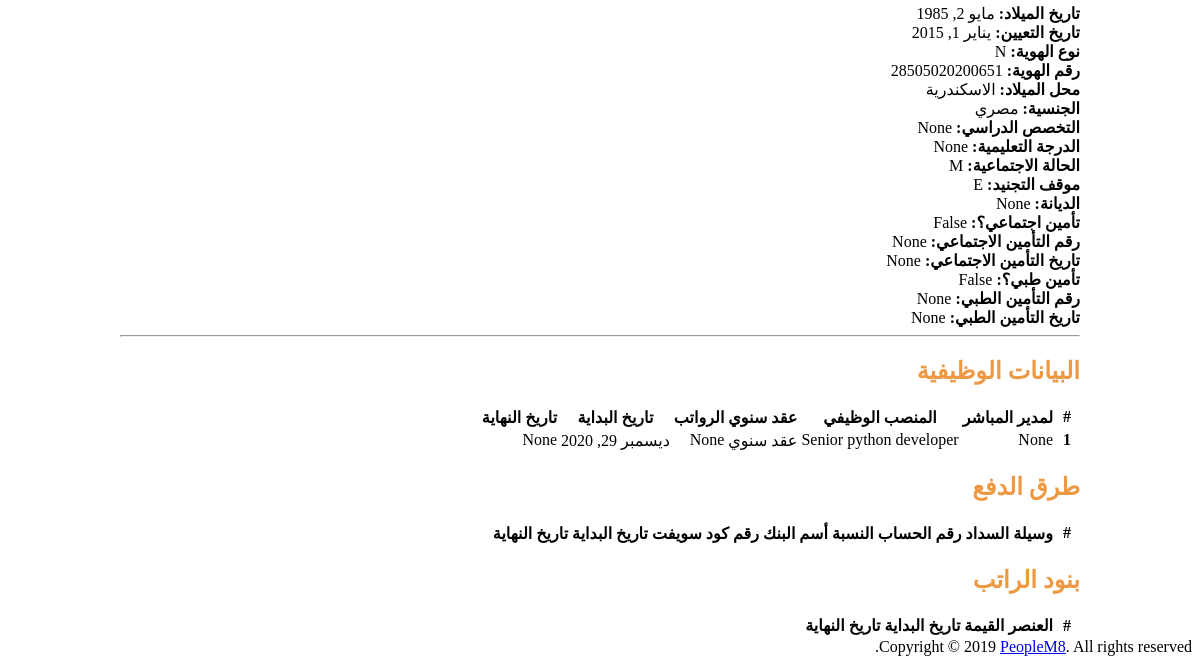
/emp/employee/view/1/ (signed in, lower part), run on an earlier commit of the app's database.
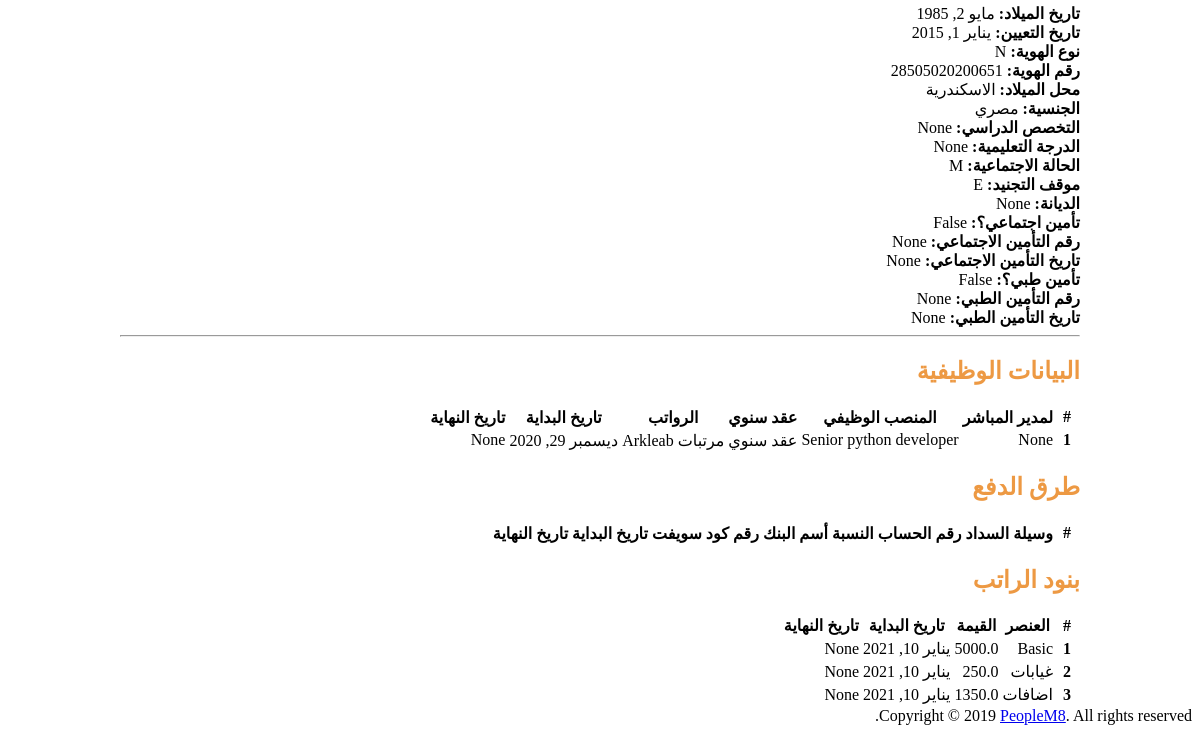
And on a later commit of the database.
### employee/models.py (models this page shows, shortened)
class JobRoll(models.Model):
    emp_type_list = [("A", _("Admin")),
                     ("E", _("Employee"))]
    emp_id = models.ForeignKey(Employee, on_delete=models.CASCADE,
                               null=True, blank=True, related_name='job_roll_emp_id', verbose_name=_('Employee'))
    manager = models.ForeignKey(
        Employee, on_delete=models.CASCADE, null=True, blank=True, related_name='manager_id', verbose_name=_('Manager'))
    position = models.ForeignKey(
        Position, on_delete=models.CASCADE, null=True, blank=True, verbose_name=_('Position'))
    contract_type = models.ForeignKey(LookupDet, on_delete=models.CASCADE, null=True, blank=True,
                                      related_name='jobroll_contract_type', verbose_name=_('Contract Type'))
    payroll = models.ForeignKey(Payroll_Master, on_delete=models.CASCADE, null=True, blank=True,
                                verbose_name=_('Payroll'))
    start_date = models.DateField(
        auto_now=False, auto_now_add=False, default=date.today, verbose_name=_('Start Date'))
    end_date = models.DateField(
        auto_now=False, auto_now_add=False, blank=True, null=True, verbose_name=_('End Date'))
    created_by = models.ForeignKey(
        settings.AUTH_USER_MODEL, blank=False, on_delete=models.CASCADE, related_name="jobRoll_created_by")
    creation_date = models.DateField(auto_now=True, auto_now_add=False)
    last_update_by = models.ForeignKey(
        settings.AUTH_USER_MODEL, blank=True, null=True, on_delete=models.CASCADE,
        related_name="jobroll_last_updated_by")
    last_update_date = models.DateField(auto_now=False, auto_now_add=True)

class Employee_Element(models.Model):
    emp_id = models.ForeignKey(Employee, on_delete=models.CASCADE, verbose_name=_('Employee'))
    element_id = models.ForeignKey(element_definition.models.Element, on_delete=models.CASCADE, verbose_name=_('Pay'))
    element_value =  models.FloatField(default=0.0, null=True, blank=True,verbose_name=_('Pay Value'))
    start_date = models.DateField(auto_now=False, auto_now_add=False, default=date.today, verbose_name=_('Start Date'))
    end_date = models.DateField(auto_now=False, auto_now_add=False, blank=True, null=True, verbose_name=_('End Date'))
    created_by = models.ForeignKey(settings.AUTH_USER_MODEL, blank=False, on_delete=models.CASCADE,
                                   related_name="emp_element_created_by")
    creation_date = models.DateField(auto_now=True, auto_now_add=False)
    last_update_by = models.ForeignKey(settings.AUTH_USER_MODEL, blank=True, null=True, on_delete=models.CASCADE,
                                       related_name="emp_element_last_update_by")
    last_update_date = models.DateField(auto_now=False, auto_now_add=True)

### company/models.py (models this page shows)
class Position(models.Model):
    job = models.ForeignKey(Job, on_delete=models.CASCADE, null=True, blank=True, related_name='position_job_fk',
                            verbose_name=_('Job'))
    department = models.ForeignKey(Department, on_delete=models.CASCADE, null=True, blank=True,
                                   related_name='position_dept_fk', verbose_name=_('Department'))
    grade = models.ForeignKey(Grade, on_delete=models.CASCADE, null=True, blank=True, related_name='position_grade_fk',
                              verbose_name=_('Grade'))
    position_name = models.CharField(max_length=100, verbose_name=_('Position Name'))
    position_description = models.CharField(max_length=255, null=True, blank=True,
                                            verbose_name=_('Position Description'))
    objects = PositionManager()
    start_date = models.DateField(auto_now=False, auto_now_add=False, default=date.today, verbose_name=_('Start Date'))
    end_date = models.DateField(auto_now=False, auto_now_add=False, blank=True, null=True, verbose_name=_('End Date'))
    created_by = models.ForeignKey(settings.AUTH_USER_MODEL, blank=False, on_delete=models.CASCADE,
                                   related_name="position_created_by")
    creation_date = models.DateField(auto_now=True, auto_now_add=False)
    last_update_by = models.ForeignKey(settings.AUTH_USER_MODEL, blank=False, on_delete=models.CASCADE,
                                       related_name="position_last_update_by")
    last_update_date = models.DateField(auto_now=False, auto_now_add=True)
    attribute1 = models.CharField(max_length=255)
    attribute2 = models.CharField(max_length=255)
    attribute3 = models.CharField(max_length=255)
    attribute4 = models.CharField(max_length=255)
    attribute5 = models.CharField(max_length=255)
    attribute6 = models.CharField(max_length=255)
    attribute7 = models.CharField(max_length=255)
    attribute8 = models.CharField(max_length=255)
    attribute9 = models.CharField(max_length=255)
    attribute10 = models.CharField(max_length=255)
    attribute11 = models.CharField(max_length=255)
    attribute12 = models.CharField(max_length=255)
    attribute13 = models.CharField(max_length=255)
    attribute14 = models.CharField(max_length=255)
    attribute15 = models.CharField(max_length=255)
    def __str__(self):
        return self.position_name

### defenition/models.py (models this page shows)
class LookupDet(models.Model):
    lookup_type_fk = models.ForeignKey(LookupType, on_delete=models.CASCADE, related_name='lookup_type_fk',
                                       verbose_name=_('Lookup Type'))
    name = models.CharField(max_length=50, verbose_name=_('Name'))
    code = models.CharField(max_length=50, verbose_name=_('Code'))
    description = models.CharField(max_length=255, null=True, blank=True, verbose_name=_('Description'))
    start_date = models.DateField(auto_now=False, auto_now_add=False, default=date.today, verbose_name=_('Start Date'))
    end_date = models.DateField(auto_now=False, auto_now_add=False, blank=True, null=True, verbose_name=_('End Date'))
    created_by = models.ForeignKey(settings.AUTH_USER_MODEL, blank=False, on_delete=models.CASCADE,
                                   related_name="lookup_det_created_by")
    creation_date = models.DateField(auto_now=True, auto_now_add=False)
    last_update_by = models.ForeignKey(settings.AUTH_USER_MODEL, null=True, blank=True, on_delete=models.CASCADE,
                                       related_name="lookup_det_last_update_by")
    last_update_date = models.DateField(auto_now=False, auto_now_add=True)
    def __str__(self):
        return self.name

### manage_payroll/models.py (models this page shows)
class Payroll_Master(models.Model):
    enterprise = models.ForeignKey(Enterprise, on_delete=models.CASCADE,related_name='payroll_enterprise', verbose_name=_('Enterprise Name'))
    first_pay_period	=	models.DateField(auto_now=False, auto_now_add=False,verbose_name=_('First Pay Period'))
    payroll_name	=	models.CharField(max_length=255,verbose_name=_('Payroll Name'))
    payment_method = models.ForeignKey(Payment_Type, on_delete=models.CASCADE,verbose_name=_('Payment Method'))
    period_type	=	models.ForeignKey(LookupDet, on_delete=models.CASCADE,verbose_name=_('Period Type'))
    social_insurance = models.ForeignKey(InsuranceRule, on_delete=models.CASCADE, verbose_name=_('Social Insurance'))  # Deductions
    tax_rule = models.ForeignKey(TaxRule, on_delete=models.CASCADE, verbose_name=_('Tax Rule'))  # Deductions
    start_date	=	models.DateField(auto_now=False, auto_now_add=False, default=date.today,verbose_name=_('Start Date'))
    end_date	=	models.DateField(auto_now=False, auto_now_add=False, blank=True, null=True,verbose_name=_('End Date'))
    created_by	=	models.IntegerField(default=0)
    creation_date	=	models.DateField(auto_now=True, auto_now_add=False)
    last_update_by	=	models.IntegerField(default=0)
    last_update_date	=	models.DateField(auto_now=False, auto_now_add=True)
    def __str__(self):
        return  self.payroll_name

### element_definition/models.py (models this page shows)
class Element(models.Model):
    amount_type_choices = [('fixed amount', 'Amount'), ('percentage', 'Percentage'), ('days', 'Days'),
                           ('hrs', 'Hrs'), ('months', 'Months')]
    element_type_choices = [('payslip based', 'Payslip based'), ('global value', 'Global value'),
                            ('formula', 'Formula')]
    scheduled_pay_choices = [('yearly', 'Yearly'),
                             ('monthly', 'Monthly'), ('weekly', 'Weekly')]
    enterprise = models.ForeignKey(Enterprise, on_delete=models.CASCADE, related_name='enterprise_salary_elements',
                                   verbose_name=_('Enterprise Name'))
    classification = models.ForeignKey(LookupDet, on_delete=models.CASCADE,
                                       related_name='element_lookup_classification', verbose_name=_('classification'),
                                       blank=True, null=True)
    element_name = models.CharField(max_length=100, verbose_name=_('Pay Name'))
    db_name = models.CharField(
        max_length=4, null=True, blank=True, verbose_name=_('db Name'))
    code = models.CharField(max_length=50, null=True,
                            blank=True, verbose_name=_('code'))
    element_type = models.CharField(
        max_length=100, choices=element_type_choices)
    amount_type = models.CharField(max_length=100, choices=amount_type_choices, null=True, blank=True)
    fixed_amount = models.DecimalField(max_digits=10, decimal_places=2, verbose_name=_('Amount'), null=True,
                                       blank=True, )
    element_formula = models.TextField(
        max_length=255, null=True, blank=True, verbose_name=_('Formula'))
    based_on = models.ForeignKey(
        'self', on_delete=models.CASCADE, null=True, blank=True, )
    appears_on_payslip = models.BooleanField(
        verbose_name=_('Appears on payslip'), default=True)
    sequence = models.IntegerField(null=True, blank=True, )
    tax_flag = models.BooleanField(verbose_name=_('Tax Flag'), default=False)
    scheduled_pay = models.CharField(
        max_length=100, choices=scheduled_pay_choices)
    start_date = models.DateField(
        auto_now=False, auto_now_add=False, default=date.today, verbose_name=_('Start Date'))
    end_date = models.DateField(
        auto_now=False, auto_now_add=False, null=True, blank=True, verbose_name=_('End Date'))
    created_by = models.ForeignKey(settings.AUTH_USER_MODEL, blank=False, on_delete=models.CASCADE,
                                   related_name="element_is_created_by")
    creation_date = models.DateField(auto_now=False, auto_now_add=True)
    last_update_by = models.ForeignKey(settings.AUTH_USER_MODEL, on_delete=models.CASCADE,
                                       related_name="element_is_last_update_by", null=True, blank=True)
    last_update_date = models.DateField(auto_now=True, auto_now_add=False)
    def __str__(self):
        return self.element_name

### employee/views.py (the view)
# urls.py: path('view/<int:pk>/', views.viewEmployeeView, name='view-employee'),
@login_required(login_url='home:user-login')
def viewEmployeeView(request, pk):
    required_employee = get_object_or_404(Employee, pk=pk)
    required_jobRoll = JobRoll.objects.filter(
        Q(end_date__gte=date.today()) | Q(end_date__isnull=True)).get(emp_id=pk)
    all_jobRoll = JobRoll.objects.filter(emp_id=pk)
    all_payment = Payment.objects.filter(emp_id=pk, end_date__isnull=True)
    all_elements = Employee_Element.objects.filter(
        emp_id=pk, end_date__isnull=True)
    myContext = {
        "page_title": _("view employee"),
        "required_employee": required_employee,
        "required_jobRoll": required_jobRoll,
        "all_payment": all_payment,
        "all_elements": all_elements,
        "all_jobRoll": all_jobRoll,
    }
    return render(request, 'view-employee.html', myContext)

### company/models.py (called while the page is built)
    def __str__(self):
        return self.name

### employee/templates/view-employee.html (shortened to what the changed rows need)
{% extends 'master.html'%}
{% load staticfiles%}
{% load crispy_forms_tags %}
{% load l10n %}
{% load i18n %}
{% block body%}
<div class="container-fluid">
<div class="mt-1">
  <div class="bgc-white p-20 bd">
    <div class="mT-30">
		<div id="main_container">
      <div class="container-fluid">
      <div class="row">
      <h2 class="TOrange">{% trans "Job-Roll Profile" %}</h2>
      <div class="col-md-12">
        <table class="table table-bordered">
          <thead>
            <tr>
              <th width="20" tabindex="0" aria-controls="dataTable" rowspan="1" colspan="1">#</th>
              <th tabindex="0" aria-controls="dataTable" rowspan="1" colspan="1">{% trans "Manager" %}</th>
              <th tabindex="0" aria-controls="dataTable" rowspan="1" colspan="1">{% trans "Position" %}</th>
              <th tabindex="0" aria-controls="dataTable" rowspan="1" colspan="1">{% trans "Contract" %}</th>
              <th tabindex="0" aria-controls="dataTable" rowspan="1" colspan="1">{% trans "Payroll" %}</th>
              <th tabindex="0" aria-controls="dataTable" rowspan="1" colspan="1">{% trans "Start Date" %}</th>
              <th tabindex="0" aria-controls="dataTable" rowspan="1" colspan="1">{% trans "End Date" %}</th>
            </tr>
          </thead>
          <tbody>
            {% for job in all_jobRoll %}
            <tr>
              <th scope="row">{{ forloop.counter }}</th>
              <td>{{ job.manager }}</td>
              <td>{{ job.position }}</td>
              <td>{{ job.contract_type }}</td>
              <td>{{ job.payroll }}</td>
              <td>{{ job.start_date }}</td>
              <td>{{ job.end_date }}</td>
            </tr>
          </tbody>
          {% endfor %}
        </table>
      </div>
      </div>
      <div class="row">
      <h2 class="TOrange">{% trans "Employee Payments" %}</h2>
      <div class="col-md-12">
        <table class="table table-bordered">
          <thead>
            <tr>
              <th width="20" tabindex="0" aria-controls="dataTable" rowspan="1" colspan="1">#</th>
              <th tabindex="0" aria-controls="dataTable" rowspan="1" colspan="1">{% trans "Payment Method" %}</th>
              <th tabindex="0" aria-controls="dataTable" rowspan="1" colspan="1">{% trans "Account Number" %}</th>
              <th tabindex="0" aria-controls="dataTable" rowspan="1" colspan="1">{% trans "Percentage" %}</th>
              <th tabindex="0" aria-controls="dataTable" rowspan="1" colspan="1">{% trans "Bank Name" %}</th>
              <th tabindex="0" aria-controls="dataTable" rowspan="1" colspan="1">{% trans "Swift Code" %}</th>
              <th tabindex="0" aria-controls="dataTable" rowspan="1" colspan="1">{% trans "Start Date" %}</th>
              <th tabindex="0" aria-controls="dataTable" rowspan="1" colspan="1">{% trans "End Date" %}</th>
            </tr>
          </thead>
        </table>
      </div>
      </div>
      <div class="row">
      <h2 class="TOrange">{% trans "Employee Elements" %}</h2>
      <div class="col-md-12">
        <table class="table table-bordered">
          <thead>
            <tr>
              <th width="20" tabindex="0" aria-controls="dataTable" rowspan="1" colspan="1">#</th>
              <th tabindex="0" aria-controls="dataTable" rowspan="1" colspan="1">{% trans "Element" %}</th>
              <th tabindex="0" aria-controls="dataTable" rowspan="1" colspan="1">{% trans "Value" %}</th>
              <th tabindex="0" aria-controls="dataTable" rowspan="1" colspan="1">{% trans "Start Date" %}</th>
              <th tabindex="0" aria-controls="dataTable" rowspan="1" colspan="1">{% trans "End Date" %}</th>
            </tr>
          </thead>
          <tbody>
            {% for element in all_elements %}
            <tr>
              <th scope="row">{{ forloop.counter }}</th>
              <td>{{ element.element_id }}</td>
              <td>{{ element.element_value }}</td>
              <td>{{ element.start_date }}</td>
              <td>{{ element.end_date }}</td>
            </tr>
          </tbody>
          {% endfor %}
        </table>
      </div>
      </div>
    </div>
      </div>
      </div>
		</div>
    </div></div>
{% endblock body%}

What changed in the data, as far as the page shows it:
changed JobRoll "None": payroll "None" → "مرتبات Arkleab"
added Employee_Element: element_id "Basic", element_value "5000.0", start_date "يناير 10, 2021", end_date "None"
added Employee_Element: element_id "غيابات", element_value "250.0", start_date "يناير 10, 2021", end_date "None"
added Employee_Element: element_id "اضافات", element_value "1350.0", start_date "يناير 10, 2021", end_date "None"
